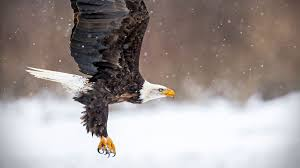
#> input picture Images/baldeagle.jpg, 300 x 168 px
$ python blurring.py --image Images/baldeagle.jpg
#> lines starting #> are read from the running program, lines starting #| are printed output that depends on the picture
import cv2
import argparse
import numpy as np


ap = argparse.ArgumentParser()
ap.add_argument("-1","--image",required=True,help="input image path")
args = vars(ap.parse_args())

image = cv2.imread(args["image"])
#> image is the input picture: shape (168, 300, 3); mean B, G, R 149.8, 151.9, 160.8

differentBlurs = np.hstack([cv2.blur(image,(3,3)),cv2.blur(image,(5,5)),cv2.blur(image,(7,7))])
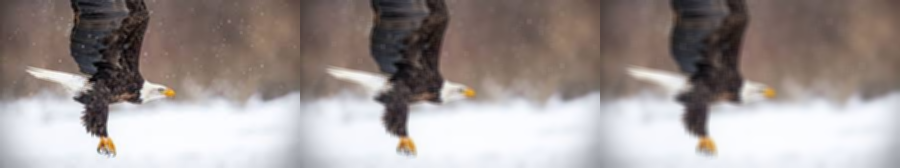
#> differentBlurs: shape (168, 900, 3); mean B, G, R 149.8, 151.9, 160.8
cv2.imshow("blurs",differentBlurs)
cv2.waitKey(0)

gaussianBlurs = np.hstack([cv2.GaussianBlur(image,(3,3),0),cv2.GaussianBlur(image,(5,5),0),cv2.GaussianBlur(image,(7,7),0)]) # weighted based on proximity to center
cv2.imshow("gaussian",gaussianBlurs)
cv2.waitKey(0)

medianBlurs = np.hstack([cv2.medianBlur(image,3),cv2.medianBlur(image,5),cv2.medianBlur(image,7)])
cv2.imshow("median",medianBlurs)
cv2.waitKey(0)

bilateralBlurs = np.hstack([cv2.bilateralFilter(image,5,21,21),cv2.bilateralFilter(image,7,31,31),cv2.bilateralFilter(image,9,41,41)])
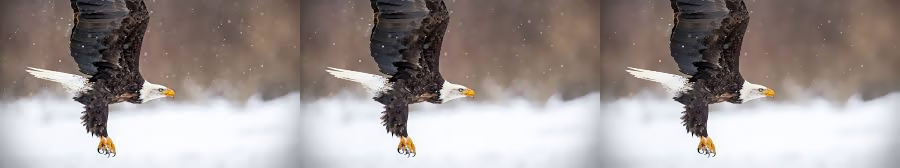
#> bilateralBlurs: shape (168, 900, 3); mean B, G, R 149.8, 151.9, 160.8
cv2.imshow("bilateral",bilateralBlurs)
cv2.waitKey(0)
